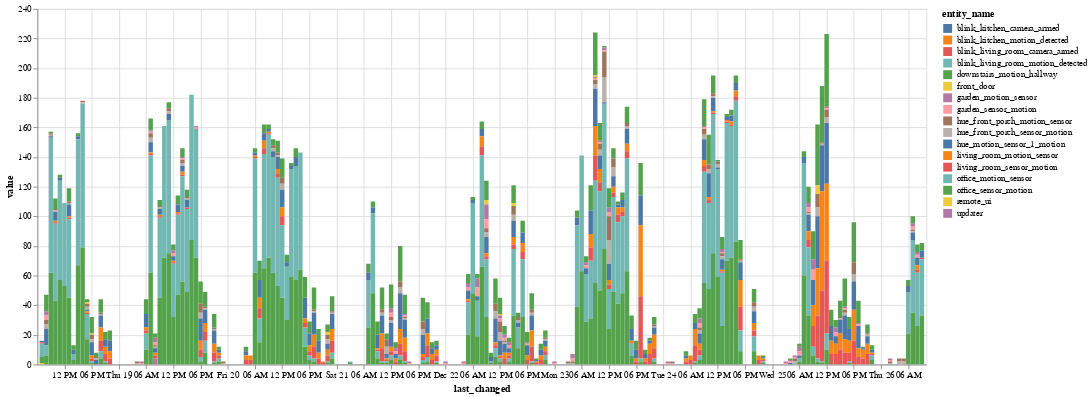

The notebook cell this image was saved under:
### Code cell
alt.Chart(binary_data).mark_bar().encode(
    x='last_changed',
    y='value',
    color='entity_name',
    tooltip=['entity_name', 'value', 'last_changed']
).properties(
    width=1000,
    height=400
).interactive()

### Figure 1 — Vega-Lite specification as saved in the notebook (floating-point values rounded to 4 significant figures; data arrays with more than 128 entries replaced by an {"elided": "..."} marker saying what was removed)
{"$schema": "https://vega.github.io/schema/vega-lite/v3.4.0.json", "config": {"mark": {"tooltip": null}, "view": {"height": 300, "width": 400}}, "data": {"name": "data-1a6a8e8956ecc1e7304ecf7bdaca59bc"}, "datasets": {"data-1a6a8e8956ecc1e7304ecf7bdaca59bc": {"elided": "3315 records"}}, "encoding": {"color": {"field": "entity_name", "type": "nominal"}, "tooltip": [{"field": "entity_name", "type": "nominal"}, {"field": "value", "type": "quantitative"}, {"field": "last_changed", "type": "temporal"}], "x": {"field": "last_changed", "type": "temporal"}, "y": {"field": "value", "type": "quantitative"}}, "height": 400, "mark": "bar", "selection": {"selector002": {"bind": "scales", "encodings": ["x", "y"], "type": "interval"}}, "width": 1000}
